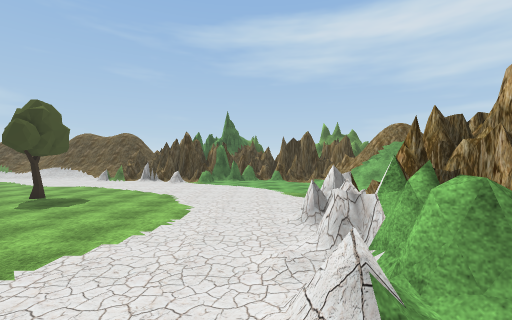
view 1 (above)

21 first-person views from a walk through a Unity game level. The camera is 1.5 m above the floor, looks level and sees 90° across. The floor is counted in squares, 2 m on a side. Each view is taken from the middle of a square. On the plan, view 1 faces up. The plan holds only what a view shows up to about 9 squares ahead; the rest is blank. The place goes on beyond the plan. Some animated figures are not drawn. Some surface patterns are stand-ins.

view 2
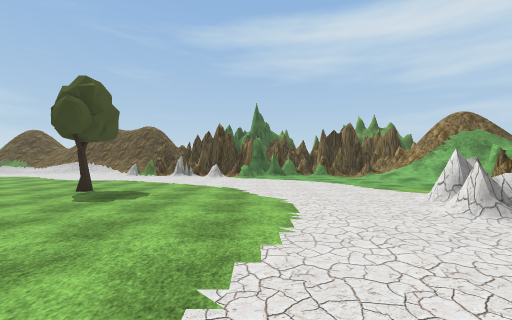

view 3
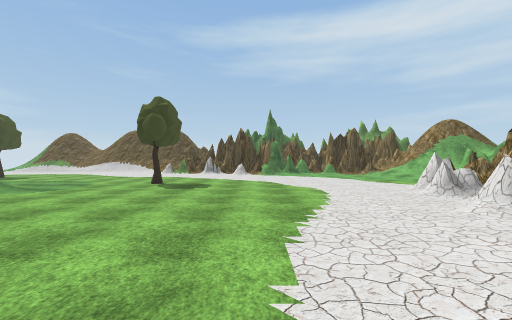

view 4
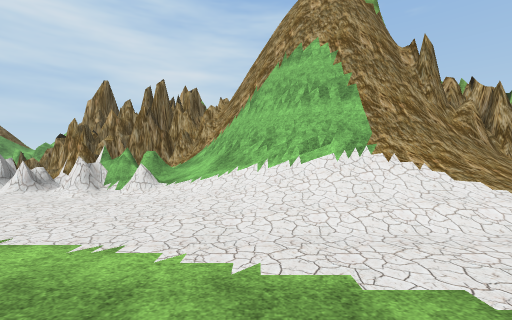

view 5
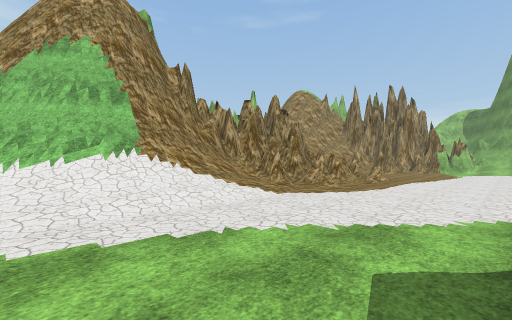

view 6
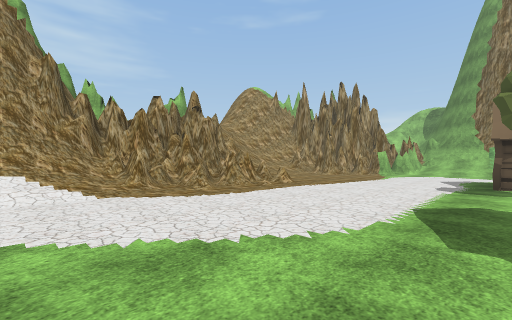

view 7
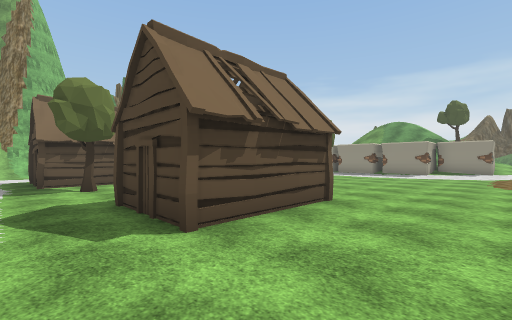

view 8
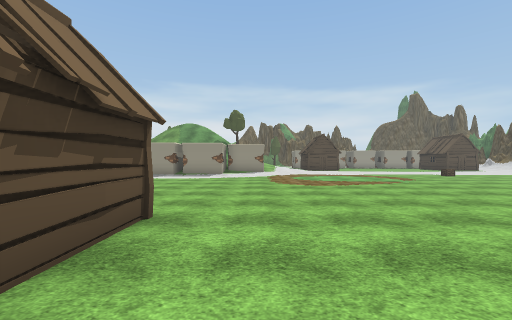

view 9
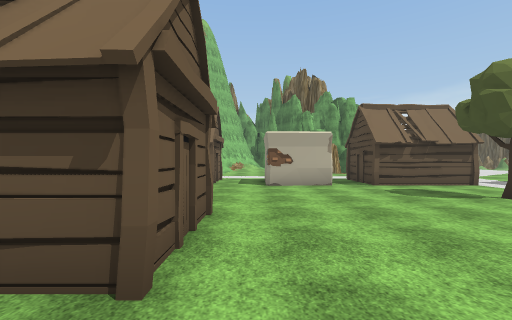

view 10
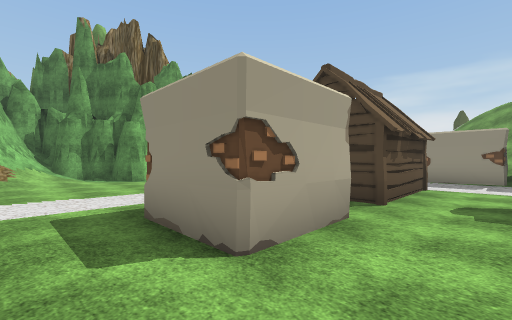

view 11
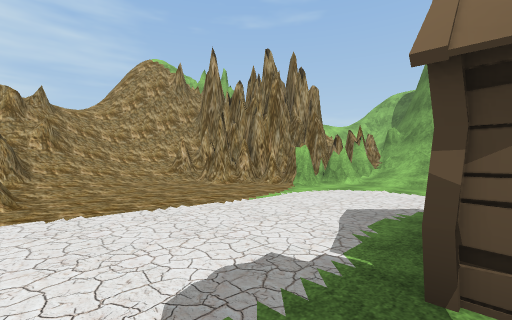

view 12
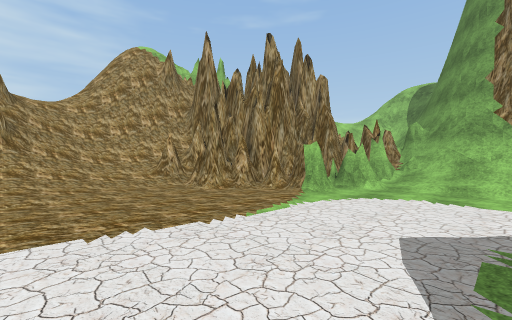

view 13
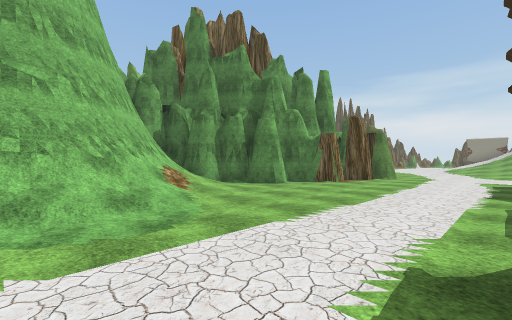

view 14
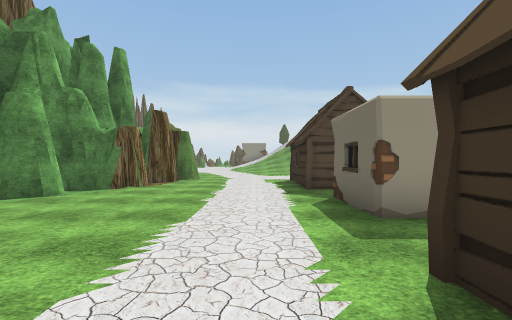

view 15
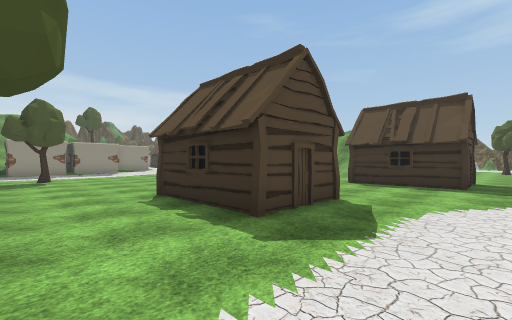

view 16
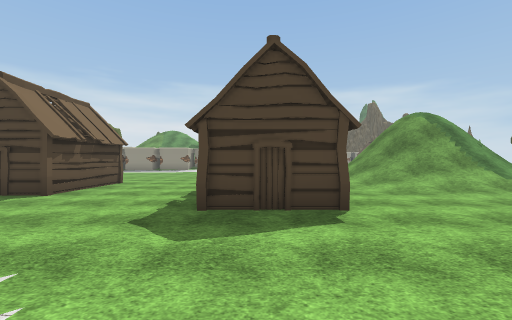

view 17
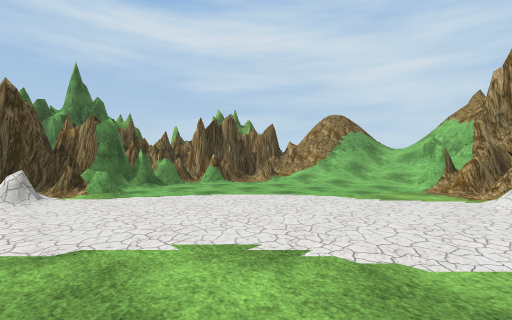

view 18
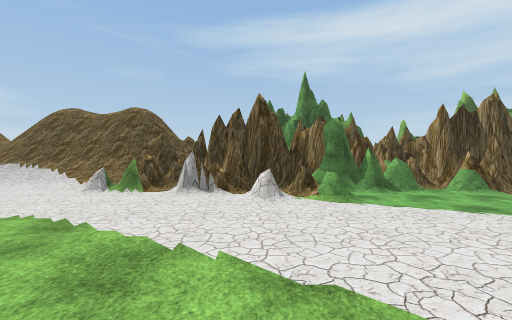

view 19
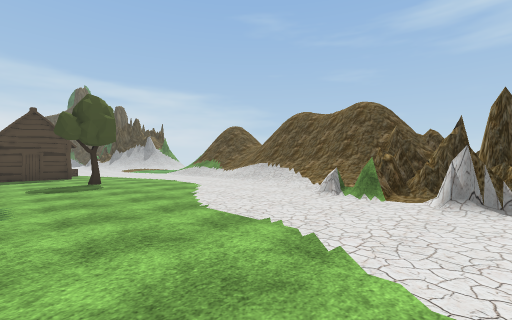

view 20
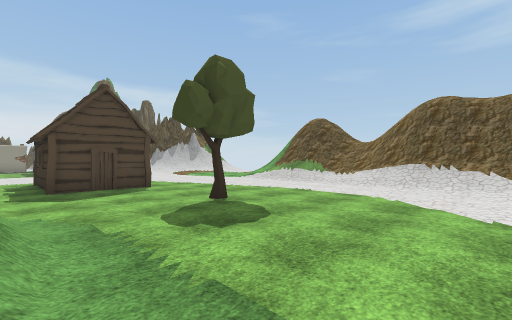

view 21
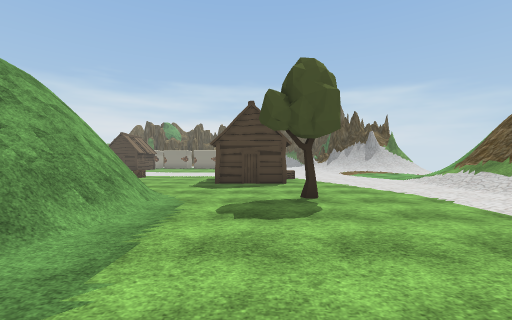

### Floor plan
Key: @ floor where view 1 was taken; # wall or solid block; . floor; / step, stairs or slope; = window, fence, low wall or low ledge; T tree; H hut.
Columns run from 18 left of view 1 to 8 right of it. Each row starts with its distance up from view 1.
 16 /## /########
 15 ///////////=#
 14 ....../////##########
 13 ..........=#.##=##.###
 12 ..............=.=....
 11 .....................//
 10  H..T................///
  9  H....................///
  8 HH..................../==
  7 ....##//....T......../#=#=#
  6 ... ##= /...........#=###
  5      // //..........=##
  4       ////.........=##
  3  ..   ////......../#=#
  2  ../  ////......../#/#
  1  .../ ////........///#
  0  .....   ......../@/##
 -1  ......  HHH....///##
 -2  .......   H....//##
 -3  ........H.H....//##
 -4 ................//#
 -5 ................//#
 -6  ...............//#
 -7  ......HHH.......=#
 -8  ......HHH......=##
 -9   ..............##
-10  T............./###
-11 .........T.....///####
-12 .................///==
-13 HHH.##..HHH......//////
-14 H.H.##..  H......./////
-15 ..................//##
-16 .................##/#
-17 .............../#####
-18 ............../###
-19 #......///////##
-20 ###...////=///##
-21   ###///#######
-22     ##/##
-23      ###

Positions as (right, up) in squares from view 1, and headings:
1: (0, 0), facing up
2: (-2, 1), facing up
3: (-3, -1), facing up
4: (-5, -1), facing right
5: (-6, -1), facing down-right
6: (-8, -4), facing down-right
7: (-7, -4), facing down-left
8: (-8, -5), facing left
9: (-12, -5), facing down
10: (-11, -11), facing down-left
11: (-8, -11), facing down-right
12: (-7, -12), facing down-right
13: (-8, -15), facing down-left
14: (-9, -16), facing left
15: (-6, -11), facing up-left
16: (-3, -2), facing left
17: (-4, 6), facing up-right
18: (-4, 7), facing up
19: (-5, 8), facing up-left
20: (-10, 7), facing up-left
21: (-9, 9), facing left
